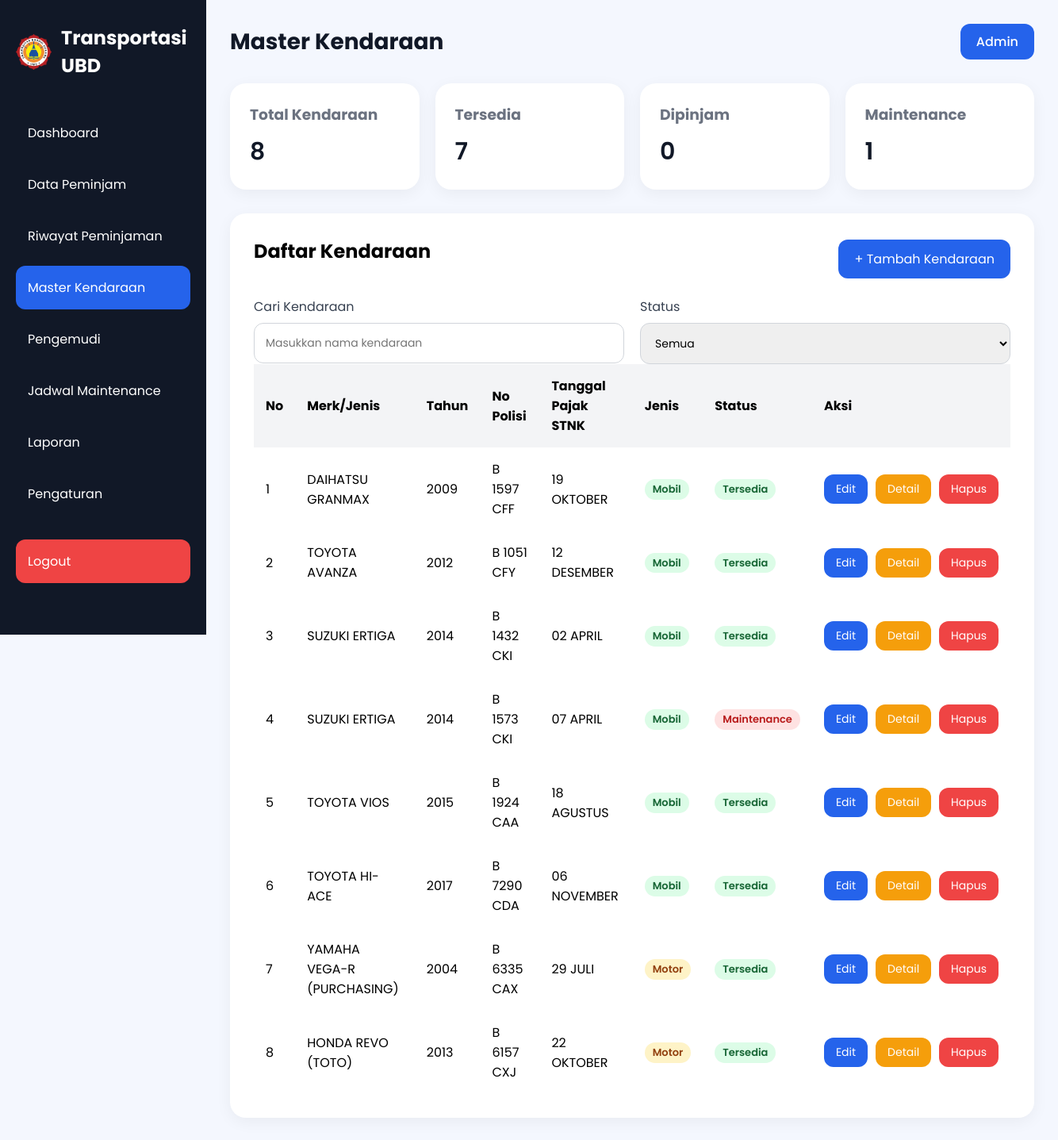
The page /kendaraan.php (signed in) on the database its author committed.
### tables this page shows
CREATE TABLE `kendaraan` (
  `id_kendaraan` int(11) NOT NULL,
  `merk_jenis` varchar(100) NOT NULL,
  `tahun` int(11) NOT NULL,
  `no_polisi` varchar(15) NOT NULL,
  `tgl_pajak_stnk` varchar(30) DEFAULT NULL,
  `jenis` enum('Mobil','Motor') NOT NULL,
  `status` varchar(20) NOT NULL DEFAULT 'siap'
);

### kendaraan.php (the view, shortened to what this page needs)
<?php
require_once "config/koneksi.php";
$qTotalKendaraan = mysqli_query($conn,"
SELECT COUNT(*) AS total
FROM kendaraan
");
$totalKendaraan = mysqli_fetch_assoc($qTotalKendaraan);
$qMaintenance = mysqli_query($conn,"
SELECT COUNT(DISTINCT id_kendaraan) AS total
FROM jadwal_ganti_oli_kendaraan_operasional
WHERE status='Maintenance'
");
$maintenance = mysqli_fetch_assoc($qMaintenance);
$qDipinjam = mysqli_query($conn,"
SELECT COUNT(DISTINCT kendaraan) AS total
FROM riwayat
WHERE status='disetujui'
AND NOW() BETWEEN
    CONCAT(tanggal_pinjam,' ',jam_berangkat)
AND
    CONCAT(tanggal_kembali,' ',jam_kembali)
");
$dipinjam = mysqli_fetch_assoc($qDipinjam);
$qTersedia = mysqli_query($conn,"
SELECT COUNT(*) AS total
FROM kendaraan k
WHERE
NOT EXISTS (
    SELECT 1
    FROM riwayat r
    WHERE r.kendaraan = k.no_polisi
      AND r.status='disetujui'
      AND NOW() BETWEEN
            CONCAT(r.tanggal_pinjam,' ',r.jam_berangkat)
        AND CONCAT(r.tanggal_kembali,' ',r.jam_kembali)
)
AND
NOT EXISTS (
    SELECT 1
    FROM jadwal_ganti_oli_kendaraan_operasional j
    WHERE j.id_kendaraan = k.id_kendaraan
      AND j.status='Maintenance'
)
");
$totalTersedia = mysqli_fetch_assoc($qTersedia);
?>
<?php
$query = mysqli_query($conn, "
SELECT
    k.*,
    (
        SELECT j.status
        FROM jadwal_ganti_oli_kendaraan_operasional j
        WHERE j.id_kendaraan = k.id_kendaraan
        AND j.status = 'Maintenance'
        LIMIT 1
    ) AS status_maintenance,
    (
        SELECT COUNT(*)
        FROM riwayat r
        WHERE r.kendaraan = k.no_polisi
        AND r.status = 'disetujui'
        AND NOW() BETWEEN
            CONCAT(r.tanggal_pinjam,' ',r.jam_berangkat)
        AND
            CONCAT(r.tanggal_kembali,' ',r.jam_kembali)
    ) AS sedang_dipinjam
FROM kendaraan k
ORDER BY k.id_kendaraan ASC
");
?>
<!DOCTYPE html>
<html lang="id">
<head>
    <link rel="stylesheet" href="style.css">
</head>
<body>
<div class="container">
    <div class="sidebar">
        <div class="logo">
    <img
        src="logo ubd.png"
        alt="Logo UBD"
        class="logo-img"
    >
    <h2>Transportasi UBD</h2>
</div>
        <ul class="menu">
            <li>
                <a href="index.php">Dashboard</a>
            </li>
            <li>
                <a href="data-peminjam.php">Data Peminjam</a>
            </li>
            <li>
                <a href="riwayat.php">Riwayat Peminjaman</a>
            </li>
            <li class="active">
                <a href="kendaraan.php">Master Kendaraan</a>
            </li>
            <li>
                <a href="pengemudi.php">Pengemudi</a>
            </li>
            <li>
                <a href="jadwal.php">Jadwal Maintenance</a>
            </li>
            <li>
                <a href="laporan.php">Laporan</a>
            </li>
            <li>
                <a href="pengaturan.php">Pengaturan</a>
            </li>
            <li class="logout-menu">
                <a href="proses/logout.php">Logout</a>
            </li>
        </ul>
    </div>
    <div class="main-content">
        <div class="navbar">
            <h1>Master Kendaraan</h1>
            <div class="profile">
                <a href="LOGIN.php">Admin</a>
            </div>
        </div>
        <div class="cards">
            <div class="card">
                <h3>Total Kendaraan</h3>
                <p><?= $totalKendaraan['total']; ?></p>
            </div>
            <div class="card">
                <h3>Tersedia</h3>
                <p><?= $totalTersedia['total']; ?></p>
            </div>
            <div class="card">
                <h3>Dipinjam</h3>
                <p><?= $dipinjam['total']; ?></p>
            </div>
            <div class="card">
                <h3>Maintenance</h3>
                <p><?= $maintenance['total']; ?></p>
            </div>
        </div>
        <div class="table-container">
            <div style="
                display:flex;
                justify-content:space-between;
                align-items:center;
                margin-bottom:20px;
            ">
                <h2>Daftar Kendaraan</h2>
                <button id="btnTambahKendaraan" style="
                    width:auto;
                    padding:12px 20px;
                " class="btn-1">
                    + Tambah Kendaraan
                </button>
            </div>
            <div class="row">
                <div class="input-group">
                    <label>Cari Kendaraan</label>
                    <input type="text" id="searchKendaraan" placeholder="Masukkan nama kendaraan">
                </div>
                <div class="input-group">
                    <label>Status</label>
                    <select id="searchStatus">
                        <option>Semua</option>
                    </select>
                </div>
            </div>
            <table>
                <thead>
                    <tr>
                        <th>No</th>
                        <th>Merk/Jenis</th>
                        <th>Tahun</th>
                        <th>No Polisi</th>
                        <th>Tanggal Pajak STNK</th>
                        <th>Jenis</th>
                        <th>Status</th>
                        <th>Aksi</th>
                    </tr>
                </thead>
                <tbody id="dataKendaraan">
                <?php
                $no = 1;
                while($row = mysqli_fetch_assoc($query)):
                    if(!empty($row['status_maintenance']))
                    {
                        $statusKendaraan = 'Maintenance';
                    }
                    elseif($row['sedang_dipinjam'] > 0)
                    {
                        $statusKendaraan = 'Dipinjam';
                    }
                    else
                    {
                        $statusKendaraan = 'Tersedia';
                    }
                ?>
                <tr
                    data-kendaraan="<?= strtolower($row['merk_jenis'].' '.$row['no_polisi']); ?>"
                    data-status="<?= strtolower($statusKendaraan); ?>"
                >
                    <td><?= $no++; ?></td>
                    <td><?= htmlspecialchars($row['merk_jenis']); ?></td>
                    <td><?= htmlspecialchars($row['tahun']); ?></td>
                    <td><?= htmlspecialchars($row['no_polisi']); ?></td>
                    <td><?= htmlspecialchars($row['tgl_pajak_stnk']); ?></td>
                    <td>
                        <?php if($row['jenis'] == "Mobil"): ?>
                            <span class="badge success">Mobil</span>
                        <?php else: ?>
                            <span class="badge pending">Motor</span>
                        <?php endif; ?>
                    </td>
                    <td>
                    <?php if($statusKendaraan == 'Maintenance'): ?>
                        <span class="badge maintenance">
                            Maintenance
                        </span>
                    <?php elseif($statusKendaraan == 'Dipinjam'): ?>
                        <span class="badge pending">
                            Dipinjam
                        </span>
                    <?php else: ?>
                        <span class="badge success">
                            Tersedia
                        </span>
                    <?php endif; ?>
                    </td>
                    <td>
                        <div class="action-buttons">
                            <button
                                class="btn-1 btnEdit"
                                style="
                                    width:auto;
                                    padding:8px 15px;
                                    font-size:14px;
                                "
                                data-id="<?= $row['id_kendaraan']; ?>"
                                data-merk="<?= htmlspecialchars($row['merk_jenis']); ?>"
                                data-tahun="<?= $row['tahun']; ?>"
                                data-polisi="<?= htmlspecialchars($row['no_polisi']); ?>"
                                data-pajak="<?= $row['tgl_pajak_stnk']; ?>"
                                data-jenis="<?= htmlspecialchars($row['jenis']); ?>">
                                Edit
                            </button>
                            <button
                                class="btn-1 btnDetail"
                                style="
                                    width:auto;
                                    padding:8px 15px;
                                    font-size:14px;
                                    background:#f59e0b;
                                "
                                data-id="<?= $row['id_kendaraan']; ?>"
                                data-merk="<?= htmlspecialchars($row['merk_jenis']); ?>"
                                data-tahun="<?= $row['tahun']; ?>"
                                data-polisi="<?= htmlspecialchars($row['no_polisi']); ?>"
                                data-pajak="<?= $row['tgl_pajak_stnk']; ?>"
                                data-jenis="<?= htmlspecialchars($row['jenis']); ?>"
                                data-status="<?= $statusKendaraan; ?>">
                                Detail
                            </button>
                            <button
                                class="btn-1 btnHapus"
                                data-id="<?= $row['id_kendaraan']; ?>"
                                data-merk="<?= htmlspecialchars($row['merk_jenis']); ?>"
                                style="
                                    width:auto;
                                    padding:8px 15px;
                                    font-size:14px;
                                    background:#ef4444;
                                    color:white;
                                    text-decoration:none;
                                    display:inline-block;
                                ">
                                Hapus
                            </button>
                        </div>
                    </td>
                </tr>
                <?php endwhile; ?>
                </tbody>
            </table>
        </div>
    </div>
</div>
</body>
</html>

### style.css (style rules this page uses)
* { margin:0; padding:0; box-sizing:border-box; font-family:'Poppins', sans-serif; }
body { background:#f4f7fe; }
.container { display:flex; }
.sidebar { width:260px; height:100vh; background:#111827; color:white; padding:30px 20px; position:fixed; }
.logo { display:flex; align-items:center; gap:12px; margin-bottom:40px; }
.logo-img { width:45px; height:45px; object-fit:contain; }
.logo h2 { font-size:24px; }
.menu { list-style:none; }
.menu li { padding:15px; margin-bottom:10px; border-radius:12px; cursor:pointer; transition:0.3s; }
.menu .active { background:#2563eb; }
.main-content { margin-left:260px; width:100%; padding:30px; }
.navbar { display:flex; justify-content:space-between; align-items:center; margin-bottom:30px; }
.navbar h1 { font-size:28px; color:#111827; }
.profile { background:#2563eb; padding:10px 20px; border-radius:12px; }
.profile a { color:white; text-decoration:none; font-weight:500; display:block; }
.cards { display:grid; grid-template-columns:repeat(auto-fit,minmax(220px,1fr)); gap:20px; margin-bottom:30px; }
.card { background:white; padding:25px; border-radius:20px; box-shadow:0 5px 20px rgba(0,0,0,0.05); }
.card h3 { color:#6b7280; margin-bottom:10px; }
.card p { font-size:30px; font-weight:600; color:#111827; }
.input-group { display:flex; flex-direction:column; width:100%; min-width:0; }
.input-group label { margin-bottom:8px; color:#374151; }
.input-group input, .input-group textarea, .input-group select { width:100%; max-width:100%; padding:14px; border:1px solid #d1d5db; border-radius:12px; outline:none; font-size:14px; box-sizing:border-box; }
.row { display:flex; gap:20px; }
.btn-1 { width:100%; padding:15px; border:none; background:#2563eb; color:white; border-radius:12px; font-size:16px; cursor:pointer; transition:0.3s; }
.table-container { background:white; padding:30px; border-radius:20px; box-shadow:0 5px 20px rgba(0,0,0,0.05); }
.table-container h2 { margin-bottom:20px; }
table { width:100%; border-collapse:collapse; }
table th, table td { padding:15px; text-align:left; }
table th { background:#f3f4f6; }
.menu li a { text-decoration: none; color: white; display: block; width: 100%; }
.action-buttons { display:flex; flex-direction:row; gap:10px; align-items:center; }
.logout-menu { margin-top:30px; background:#ef4444; border-radius:12px; }
.logout-menu a { color:white; text-decoration:none; display:block; }
.badge { display:inline-block; padding:5px 10px; border-radius:20px; font-size:13px; font-weight:600; line-height:1.2; }
.success { background:#dcfce7; color:#166534; }
.pending { background:#fef3c7; color:#92400e; }
.maintenance { background:#fee2e2; color:#b91c1c; }

### rows shown on the page
kendaraan: merk_jenis "DAIHATSU GRANMAX", tahun "2009", no_polisi "B 1597 CFF", tgl_pajak_stnk "19 OKTOBER", jenis "Mobil", shows "Tersedia"
kendaraan: merk_jenis "TOYOTA AVANZA", tahun "2012", no_polisi "B 1051 CFY", tgl_pajak_stnk "12 DESEMBER", jenis "Mobil", shows "Tersedia"
kendaraan: merk_jenis "SUZUKI ERTIGA", tahun "2014", no_polisi "B 1432 CKI", tgl_pajak_stnk "02 APRIL", jenis "Mobil", shows "Tersedia"
kendaraan: merk_jenis "SUZUKI ERTIGA", tahun "2014", no_polisi "B 1573 CKI", tgl_pajak_stnk "07 APRIL", jenis "Mobil", shows "Maintenance"
kendaraan: merk_jenis "TOYOTA VIOS", tahun "2015", no_polisi "B 1924 CAA", tgl_pajak_stnk "18 AGUSTUS", jenis "Mobil", shows "Tersedia"
kendaraan: merk_jenis "TOYOTA HI-ACE", tahun "2017", no_polisi "B 7290 CDA", tgl_pajak_stnk "06 NOVEMBER", jenis "Mobil", shows "Tersedia"
kendaraan: merk_jenis "YAMAHA VEGA-R (PURCHASING)", tahun "2004", no_polisi "B 6335 CAX", tgl_pajak_stnk "29 JULI", jenis "Motor", shows "Tersedia"
kendaraan: merk_jenis "HONDA REVO (TOTO)", tahun "2013", no_polisi "B 6157 CXJ", tgl_pajak_stnk "22 OKTOBER", jenis "Motor", shows "Tersedia"

### other values the page prints
$totalKendaraan['total'] "8"
$totalTersedia['total'] "7"
$dipinjam['total'] "0"
$maintenance['total'] "1"
